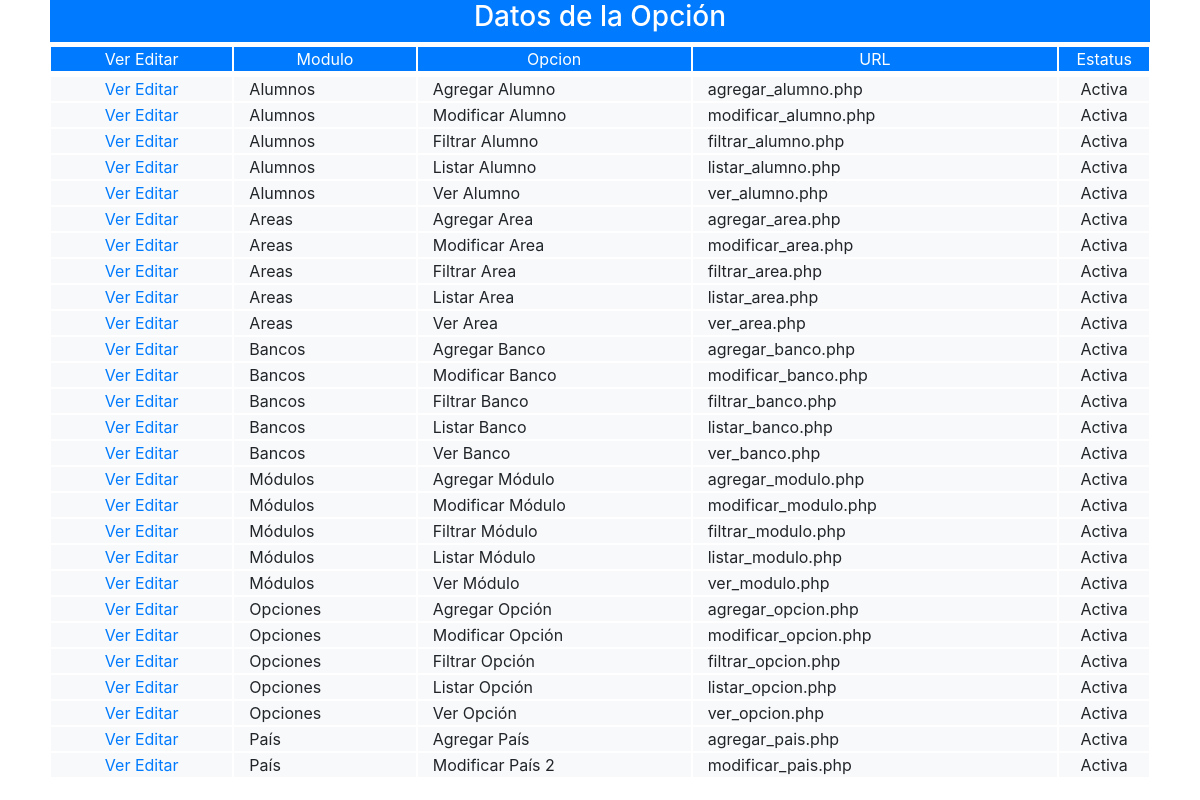
Screenshot of /frontend/pantalla/opcion/listar_opcion.php with the database file from the repository.
### tables this page shows
CREATE TABLE IF NOT EXISTS `opcion` (
  `cod_opc` int(11) NOT NULL AUTO_INCREMENT,
  `nom_opc` varchar(25) NOT NULL,
  `fky_modulo` int(11) NOT NULL,
  `url_opc` text NOT NULL,
  `est_opc` char(1) NOT NULL,
  PRIMARY KEY (`cod_opc`),
  KEY `fky_modulo` (`fky_modulo`)
);

CREATE TABLE IF NOT EXISTS `modulo` (
  `cod_mod` int(11) NOT NULL AUTO_INCREMENT,
  `nom_mod` varchar(25) NOT NULL,
  `url_mod` text NOT NULL,
  `est_mod` char(1) NOT NULL,
  PRIMARY KEY (`cod_mod`)
);

### backend/clase/permiso.class.php (called while the page is built, shortened)
<?php
require_once("utilidad.class.php");
class permiso extends utilidad
{   public $cod_per;
	public function validar_acceso($id_opc,$fky_usuario)
	{
		$sql="select est_per
		      from  permiso
		      where
		      fky_opcion=$id_opc and
		      fky_usuario=$fky_usuario";
		      return $this->ejecutar($sql);
	}
}
?>

### backend/clase/utilidad.class.php (called while the page is built, shortened)
<?php
class utilidad
{
    private $servidor="localhost";
    private $usuario="root";
    private $clave="";
    private $base_datos="febrero";
    public  $mysqli;
   public function conectar(){
   		$this->mysqli = new mysqli($this->servidor, $this->usuario, $this->clave, $this->base_datos);
   }
	public function ejecutar($sql){
		return $this->mysqli->query($sql);
	}
	public function extraer_dato($pun_bds){
		return $pun_bds->fetch_assoc();
	}
}
?>

### backend/clase/opcion.class.php (called while the page is built, shortened)
<?php
require_once ("utilidad.class.php");
class opcion extends utilidad
{
   public function filtro($cod_opc,$nom_opc,$est_opc){
        $filtro1 = ($cod_opc!="") ? "and cod_opc=$cod_opc":"";
        $filtro2 = ($nom_opc!="") ? "and nom_opc like '%$nom_opc%'":"";
        $filtro3 = ($est_opc!="") ? "and est_opc='$est_opc'":"";
        $sql="select o.*,m.nom_mod
              from opcion o,modulo m
              where
              o.fky_modulo=m.cod_mod
              $filtro1 $filtro2 $filtro3;";
        return $this->ejecutar($sql);
   }
}
?>

### frontend/pantalla/opcion/listar_opcion.php (the view, shortened to what this page needs)
<?php
require("../../../backend/clase/opcion.class.php");
require("../../../backend/clase/permiso.class.php");
$obj=new opcion;
$objPermiso=new permiso;
$permiso=$objPermiso->validar_acceso($opcion=1,$fky_usuario=1,$token=md5("12345"));
$acceso=$objPermiso->extraer_dato($permiso);
if($acceso["est_per"]=="A")
{
?>
<!DOCTYPE html>
<html lang="en">
<head>
	<link rel="stylesheet" href="../../bootstrap-4.0/css/bootstrap.min.css">
</head>
<body>
<form action="listar_opcion.php" method="POST">
	<div class="container-fluid">
	<div class="row justify-content-center">
	<div class="col-11 text-center ">
	 <div class="row bg-primary text-white">
	 	 <div class="col-12 text-center">
	  	<h3>Datos de la Opción</h3>
	 	 </div>
	  </div>
	  <div class="row mt-1 bg-primary text-white text-center">
	  	<div class="col-md-2 col-12 border border-white">
		  Ver
		  Editar
		</div>
		<div class="col-md-2 col-12 border border-white ">
		     <span>Modulo</span>
		</div>
		<div class="col-md-3 col-12 border border-white ">
		     <span>Opcion</span>
		</div>
		<div class="col-md-4 col-12 border border-white ">
		     <span>URL</span>
		</div>
		<div class="col-md-1 col-12 border border-white">
		     <span>Estatus</span>
		</div>
		</div>
	    <div class="row mt-1 justify-content-center bg-light">
		<?php
		$resultado=$obj->filtro("",$obj->nom_opc,"");
		while(($datos=$obj->extraer_dato($resultado))>0){
		?>
		<div class="col-md-2 col-12 border border-white text-center">
		  <a href="<?php echo "ver_opcion.php?cod_opc=$datos[cod_opc]"?>">Ver</a>
		  <a href="<?php echo "modificar_opcion.php?cod_opc=$datos[cod_opc]"?>">Editar</a>
		</div>
		<div class="col-md-2 col-12 border border-white text-left">
		     <span><?php echo $datos['nom_mod']; ?></span>
		</div>
		<div class="col-md-3 col-12 border border-white text-left">
		     <span><?php echo $datos['nom_opc']; ?></span>
		</div>
		<div class="col-md-4 col-12 border border-white text-left">
		     <span><?php echo $datos['url_opc']; ?></span>
		</div>
		<div class="col-md-1 col-12 border border-white">
		     <span>
		     	<?php echo ($datos['est_opc']=="A") ? "Activa":"Inactiva"; ?>
		     </span>
		</div>
		<?php
		}
		?>
	  </div>
	  </div>
	 </div>
	</div>
</form>
</body>
</html>
<?php
}else{
	$obj->mensaje("danger","No tienes permiso de accesar a esta p&aacute;gina.");
}
?>

### rows the page displays
opcion: fky_modulo.nom_mod "Alumnos", nom_opc "Agregar Alumno", url_opc "agregar_alumno.php", est_opc "Activa"
opcion: fky_modulo.nom_mod "Alumnos", nom_opc "Modificar Alumno", url_opc "modificar_alumno.php", est_opc "Activa"
opcion: fky_modulo.nom_mod "Alumnos", nom_opc "Filtrar Alumno", url_opc "filtrar_alumno.php", est_opc "Activa"
opcion: fky_modulo.nom_mod "Alumnos", nom_opc "Listar Alumno", url_opc "listar_alumno.php", est_opc "Activa"
opcion: fky_modulo.nom_mod "Alumnos", nom_opc "Ver Alumno", url_opc "ver_alumno.php", est_opc "Activa"
opcion: fky_modulo.nom_mod "Areas", nom_opc "Agregar Area", url_opc "agregar_area.php", est_opc "Activa"
opcion: fky_modulo.nom_mod "Areas", nom_opc "Modificar Area", url_opc "modificar_area.php", est_opc "Activa"
opcion: fky_modulo.nom_mod "Areas", nom_opc "Filtrar Area", url_opc "filtrar_area.php", est_opc "Activa"
opcion: fky_modulo.nom_mod "Areas", nom_opc "Listar Area", url_opc "listar_area.php", est_opc "Activa"
opcion: fky_modulo.nom_mod "Areas", nom_opc "Ver Area", url_opc "ver_area.php", est_opc "Activa"
opcion: fky_modulo.nom_mod "Bancos", nom_opc "Agregar Banco", url_opc "agregar_banco.php", est_opc "Activa"
opcion: fky_modulo.nom_mod "Bancos", nom_opc "Modificar Banco", url_opc "modificar_banco.php", est_opc "Activa"
opcion: fky_modulo.nom_mod "Bancos", nom_opc "Filtrar Banco", url_opc "filtrar_banco.php", est_opc "Activa"
opcion: fky_modulo.nom_mod "Bancos", nom_opc "Listar Banco", url_opc "listar_banco.php", est_opc "Activa"
opcion: fky_modulo.nom_mod "Bancos", nom_opc "Ver Banco", url_opc "ver_banco.php", est_opc "Activa"
opcion: fky_modulo.nom_mod "Módulos", nom_opc "Agregar Módulo", url_opc "agregar_modulo.php", est_opc "Activa"
opcion: fky_modulo.nom_mod "Módulos", nom_opc "Modificar Módulo", url_opc "modificar_modulo.php", est_opc "Activa"
opcion: fky_modulo.nom_mod "Módulos", nom_opc "Filtrar Módulo", url_opc "filtrar_modulo.php", est_opc "Activa"
opcion: fky_modulo.nom_mod "Módulos", nom_opc "Listar Módulo", url_opc "listar_modulo.php", est_opc "Activa"
opcion: fky_modulo.nom_mod "Módulos", nom_opc "Ver Módulo", url_opc "ver_modulo.php", est_opc "Activa"
opcion: fky_modulo.nom_mod "Opciones", nom_opc "Agregar Opción", url_opc "agregar_opcion.php", est_opc "Activa"
opcion: fky_modulo.nom_mod "Opciones", nom_opc "Modificar Opción", url_opc "modificar_opcion.php", est_opc "Activa"
opcion: fky_modulo.nom_mod "Opciones", nom_opc "Filtrar Opción", url_opc "filtrar_opcion.php", est_opc "Activa"
opcion: fky_modulo.nom_mod "Opciones", nom_opc "Listar Opción", url_opc "listar_opcion.php", est_opc "Activa"
opcion: fky_modulo.nom_mod "Opciones", nom_opc "Ver Opción", url_opc "ver_opcion.php", est_opc "Activa"
opcion: fky_modulo.nom_mod "País", nom_opc "Agregar País", url_opc "agregar_pais.php", est_opc "Activa"
opcion: fky_modulo.nom_mod "País", nom_opc "Modificar País 2", url_opc "modificar_pais.php", est_opc "Activa"
